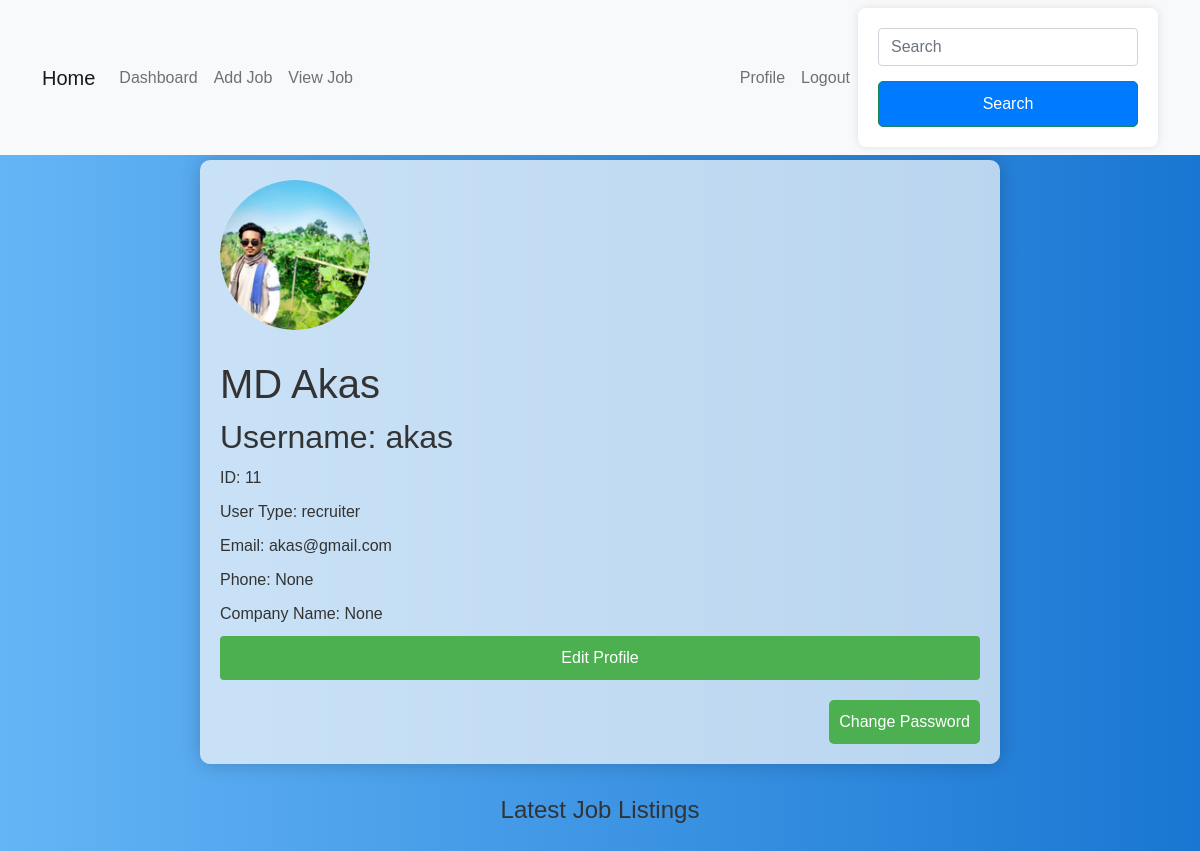
The page /editprofilepage/ (signed in) on the database its author committed.
### myapp/models.py (models this page shows, shortened)
class Custom_User(AbstractUser):
    USER=[
        ('recruiter','Recruiter'),('jobseeker','Jobseeker')
    ]
    fname=models.CharField(max_length=100, null=True)
    lname=models.CharField(max_length=100, null=True)
    fullname=models.CharField(max_length=100)
    email=models.EmailField(unique=True)
    password=models.CharField(max_length=100)
    confirm_password=models.CharField(max_length=100)
    user_type=models.CharField(choices=USER, max_length=120)
    profile_pic=models.ImageField(upload_to='media/profile_pic', null=True)
    phone=models.CharField(max_length=11, null=True)

class recruiterprofile(models.Model):
    user = models.OneToOneField(Custom_User, on_delete=models.CASCADE, null=True,related_name='Recruiterprofile')
    companyname=models.CharField(max_length=11, null=True)

### myapp/views.py (the view, shortened to what this page needs)
# urls.py: path('editprofilepage/',editprofilepage, name='editprofilepage'),
def editprofilepage(request):
    user = request.user
    return render(request, 'profile.html')

### template/Profile.html (shortened to what this page needs)
{% extends "dashboard.html" %}
{% block content %}
    <div class="glassy-container">
        <img class="profile-picture" src="/{{request.user.profile_pic}}" alt="Profile Picture">
        <h1>{{user.fullname }}</h1>
        <h2>Username: {{user.username }}</h2>
        <p>ID: {{user.id }}</p>
        <p>User Type: {{user.user_type }}</p>
        <p>Email: {{user.email }}</p>
        <p>Phone: {{user.phone }}</p>
        {% if user.user_type == 'recruiter' %}
        <p>Company Name: {{user.Recruiterprofile.companyname }}</p>
        {% endif %}
        <button class="edit-profile-button" onclick="toggleForm()">Edit Profile</button>
        <div class="change-password-container">
            <button class="change-password-button" onclick="togglePasswordForm()">Change Password</button>
        </div>
    </div>
    {% if user.user_type == 'recruiter' %}
    <section class="job-listings">
        <h2>Latest Job Listings</h2>
    </section>
{% endif %}
{% endblock content %}

### template/dashboard.html (style rules this page uses)
.job-listings { margin: 2rem 0; }
.job-listings h2 { font-size: 24px; margin-bottom: 1rem; text-align: center; }
h2 { color: #333; }
button { background-color: #007bff; color: #fff; padding: 10px; border: none; border-radius: 4px; cursor: pointer; width: 100%; }
body { font-family: Arial, sans-serif; margin: 0; padding: 0; background: linear-gradient(to right, #64b5f6, #1976D2); color: #333; }
.glassy-container { max-width: 800px; margin: 5px auto; background: rgba(250, 250, 250, 0.7); border-radius: 10px; overflow: hidden; box-shadow: 0 0 20px rgba(0, 0, 0, 0.2); padding: 20px; box-sizing: border-box; }
.profile-picture { border-radius: 50%; width: 150px; height: 150px; object-fit: cover; margin-bottom: 20px; }
h1, h2, p { margin: 10px 0; }
.edit-profile-button { background-color: #4caf50; color: #fff; padding: 10px 15px; border: none; border-radius: 4px; cursor: pointer; font-size: 16px; }
.change-password-container { margin-top: 20px; float:right; }
.change-password-button { background-color: #4caf50; color: white; padding: 10px; border: none; border-radius: 5px; cursor: pointer; }

### rows shown on the page
Custom_User: user.profile_pic (picture), fullname "MD Akas", username "akas", id "11", user_type "recruiter", email "akas@gmail.com", phone "None", Recruiterprofile.companyname "None"
